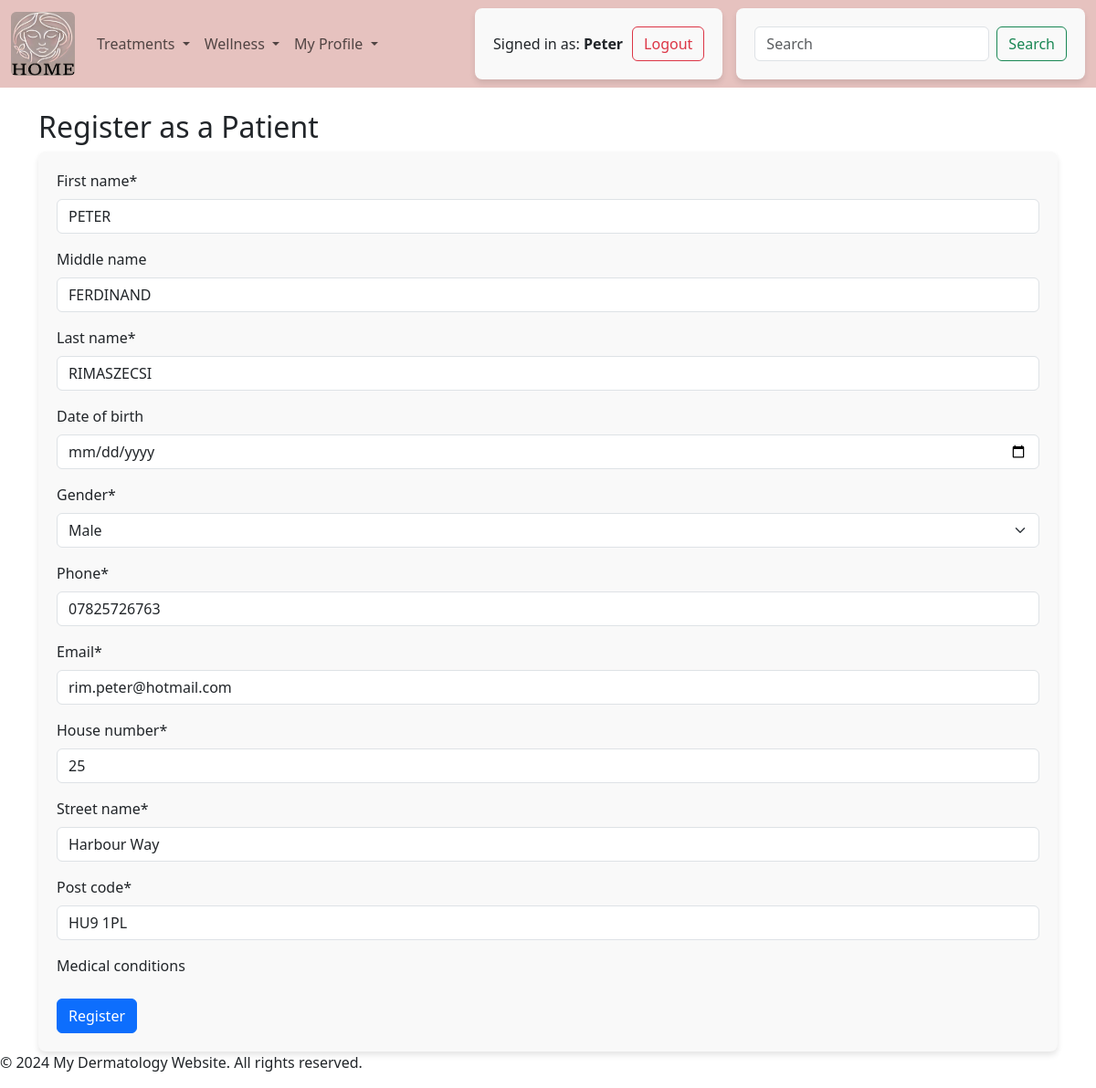
Page /update-patient/2/ (signed in) on the committed database.
### client/models.py (models this page shows, shortened)
class Patient(models.Model):
    user = models.OneToOneField(User, on_delete=models.CASCADE)
    first_name = models.CharField(max_length=50)
    middle_name = models.CharField(max_length=50, blank=True, null=True)
    last_name = models.CharField(max_length=50)
    date_of_birth = models.DateField(null=True, blank=True)
    GENDER_CHOICES = [
        ('M', 'Male'),
        ('F', 'Female'),
    ]
    gender = models.CharField(max_length=1, choices=GENDER_CHOICES)
    phone = models.CharField(max_length=15)
    email = models.EmailField(default="default@example.com")
    house_number = models.CharField(max_length=10)
    street_name = models.CharField(max_length=100)
    post_code = models.CharField(max_length=10)
    medical_conditions = models.ManyToManyField(MedicalCondition, blank=True)
    date_of_visit = models.DateField(auto_now_add=True)

### client/views.py (the view)
# urls.py: path('update-patient/<int:patient_id>/', views.update_patient, name='update_patient'),
@login_required
def update_patient(request, patient_id):
    patient = get_object_or_404(Patient, id=patient_id, user=request.user)
    if request.method == 'POST':
        form = PatientForm(request.POST, instance=patient)
        if form.is_valid():
            form.save()
            return redirect('my_details')
    else:
        form = PatientForm(instance=patient)
    return render(request, 'client/register_patient.html', {'form': form})

### client/forms.py
class PatientForm(forms.ModelForm):
    class Meta:
        model = Patient
        fields = [
            'first_name', 'middle_name', 'last_name',
            'date_of_birth',  # Single date field for Date of Birth
            'gender', 'phone', 'email',
            'house_number', 'street_name', 'post_code',
            'medical_conditions'
        ]
        widgets = {
            'date_of_birth': forms.DateInput(attrs={'type': 'date'}),
            'medical_conditions': forms.CheckboxSelectMultiple,  # Multiple checkboxes for medical conditions
        }

### client/templates/client/register_patient.html (shortened to what this page needs)
{% extends 'base.html' %}
{% load crispy_forms_tags %}
{% block content %}
<div class="container">
    <h2>Register as a Patient</h2>
    <form method="POST">
        {{ form|crispy }}
        <button type="submit" class="btn btn-primary">Register</button>
    </form>
</div>
{% endblock %}

### templates/base.html (shortened to what this page needs)
{% load static %}
<!DOCTYPE html>
<html lang="en">
  <head>
    {% block corecss %}
    <link
      href="https://cdn.jsdelivr.net/npm/bootstrap@5.3.3/dist/css/bootstrap.min.css"
      rel="stylesheet"
/>
    <link rel="stylesheet" href="{% static 'css\style.css' %}" />
    {% endblock corecss %}{% block extracss %}{% endblock extracss %}
  </head>
  <body>
    <header class="fixed-top">
      <nav id="navbar" class="navbar navbar-expand-lg bg-body-tertiary">
        <div class="container-fluid">
          <a class="navbar-brand" href="{% url 'home' %}"
            ><img
              src="{% static 'images/home_button.png' %}"
              alt="Home"
              style="height: 70px; width: 70px; border-radius: 8%"
          /></a>
          <div class="collapse navbar-collapse" id="navbarSupportedContent">
            <ul class="navbar-nav me-auto mb-2 mb-lg-0">
              <li class="nav-item dropdown">
                <a
                  class="nav-link dropdown-toggle"
                  href="#"
                  role="button"
                  data-bs-toggle="dropdown"
                  aria-expanded="false"
                >
                  Treatments
                </a>
              </li>
              <li class="nav-item dropdown">
                <a
                  class="nav-link dropdown-toggle"
                  href="#"
                  role="button"
                  data-bs-toggle="dropdown"
                  aria-expanded="false"
                >
                  Wellness
                </a>
              </li>
              <li class="nav-item dropdown">
                <a
                  class="nav-link dropdown-toggle"
                  href="#"
                  role="button"
                  data-bs-toggle="dropdown"
                  aria-expanded="false"
                >
                  My Profile
                </a>
              </li>
            </ul>
            <ul class="navbar-nav ms-auto mb-2 mb-lg-0">
              {% if user.is_authenticated %}
              <li class="nav-item">
                <form method="POST" action="{% url 'logout' %}">
                  <div class="user-info-container">
                    <div>
                      <p>Signed in as: <strong>{{ user.username }}</strong></p>
                    </div>
                    <button class="btn btn-outline-danger" type="submit">
                      Logout
                    </button>
                  </div>
                </form>
              </li>
              {% endif %}
            </ul>
            <form class="d-flex search-box" role="search">
              <input
                class="form-control me-2"
                type="search"
                placeholder="Search"
                aria-label="Search"
              />
              <button class="btn btn-outline-success" type="submit">
                Search
              </button>
            </form>
          </div>
        </div>
      </nav>
    </header>
    <main>
      <br />
      <br />
      <br />
      <br />
      <br />
      {% block content %} {% endblock %}
    </main>
    <footer>
      <p>&copy; 2024 My Dermatology Website. All rights reserved.</p>
    </footer>
  </body>
</html>

### static/css/style.css (style rules this page uses)
#navbar { background-color: #e6c2bf !important; }
form { background-color: #f9f9f9; padding: 20px; border-radius: 8px; box-shadow: 0 4px 6px rgba(0, 0, 0, 0.1); }
button { background-color: #007bff; border: none; border-radius: 4px; }
.user-info-container { display: flex; align-items: center; gap: 10px; }
.user-info-container div { display: flex; align-items: center; }
.user-info-container p { border: 0; margin: 0; }
.search-box { margin-left: 15px; }

### rows in the picture
Patient: first_name "PETER", middle_name "FERDINAND", last_name "RIMASZECSI", gender "Male", phone "07825726763", email "rim.peter@hotmail.com", house_number "25", street_name "Harbour Way", post_code "HU9 1PL"

### other values in the picture
{{ user.username }} "Peter"
